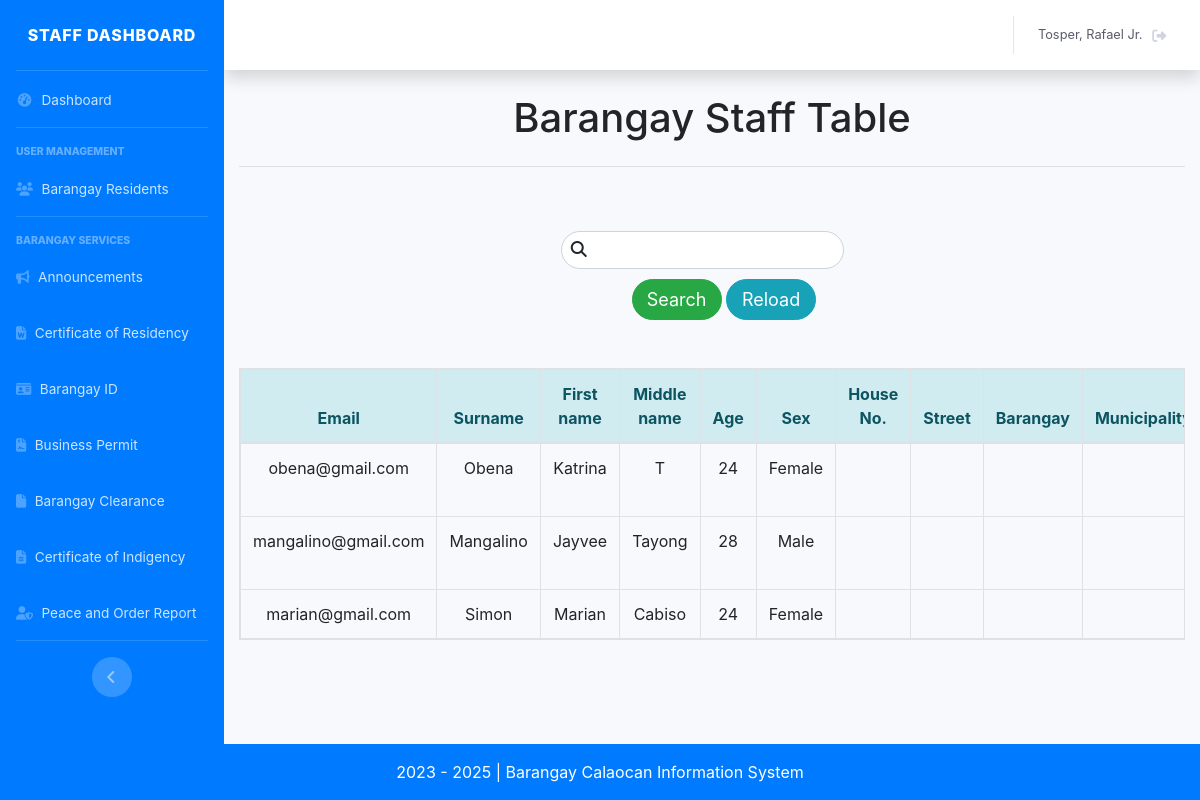
The page /staff_table_totalstaff.php (signed in) on the database its author committed.
### tables this page shows
CREATE TABLE `tbl_user` (
  `id_user` int(11) NOT NULL,
  `email` varchar(255) NOT NULL,
  `password` varchar(255) NOT NULL,
  `lname` varchar(255) NOT NULL,
  `fname` varchar(255) NOT NULL,
  `mi` varchar(255) NOT NULL,
  `age` int(11) NOT NULL,
  `sex` varchar(255) NOT NULL,
  `address` varchar(255) NOT NULL,
  `contact` varchar(255) NOT NULL,
  `position` varchar(255) NOT NULL,
  `role` varchar(255) NOT NULL,
  `addedby` varchar(255) DEFAULT NULL
);

### classes/staff.class.php (called while the page is built, shortened)
<?php
    class StaffClass extends BMISClass {
        public function view_staff(){
            $connection = $this->openConn();
            $stmt = $connection->prepare("SELECT * from tbl_user");
            $stmt->execute();
            $view = $stmt->fetchAll();
            return $view;
        }
    }
?>

### admn_table_totalstaff_search.php (the view, shortened to what this page needs)
<?php
	require 'classes/conn.php';
	if(isset($_POST['search_totalstaff'])){
		$keyword = $_POST['keyword'];
?>
<table class="table table-hover table-bordered text-center table-responsive" >
	<thead class="alert-info">
		<tr>
			<th> Email </th>
			<th> Surname </th>
			<th> First name </th>
			<th> Middle name </th>
			<th> Age </th>
			<th> Sex </th>
			<th> Status </th>
			<th> House No. </th>
			<th> Street </th>
			<th> Barangay </th>
			<th> Municipality </th>
			<th> Contact # </th>
			<th> Position </th>
		</tr>
	</thead>
	<tbody>
		<?php
			$stmnt = $conn->prepare("SELECT * FROM `tbl_user` WHERE `lname` LIKE '%$keyword%' or  `mi` LIKE '%$keyword%' or  `fname` LIKE '%$keyword%'
			or `age` LIKE '%$keyword%' or  `sex` LIKE '%$keyword%' or  `address` LIKE '%$keyword%' or  `contact` LIKE '%$keyword%'
			or `email` LIKE '%$keyword%'");
			$stmnt->execute();
			while($view = $stmnt->fetch()){
		?>
			<tr>
				<td> <?= $view['email'];?> </td>
				<td> <?= $view['lname'];?> </td>
				<td> <?= $view['fname'];?> </td>
				<td> <?= $view['mi'];?> </td>
				<td> <?= $view['age'];?> </td>
				<td> <?= $view['sex'];?> </td>
				<td> <?= $view['houseno'];?> </td>
                <td> <?= $view['street'];?> </td>
                <td> <?= $view['brgy'];?> </td>
                <td> <?= $view['municipal'];?> </td>
				<td> <?= $view['contact'];?> </td>
				<td> <?= $view['position'];?> </td>
			</tr>
		<?php
		}
		?>
	</tbody>
</table>
<?php
	}else{
?>
<table class="table table-hover table-bordered text-center table-responsive">
	<thead class="alert-info">
		<tr>
			<th> Email </th>
			<th> Surname </th>
			<th> First name </th>
			<th> Middle name </th>
			<th> Age </th>
			<th> Sex </th>
			<th> House No. </th>
			<th> Street </th>
			<th> Barangay </th>
			<th> Municipality </th>
		</tr>
	</thead>
	<tbody>
		<?php if(is_array($view)) {?>
			<?php foreach($view as $view) {?>
				<tr>
					<td> <?= $view['email'];?> </td>
					<td> <?= $view['lname'];?> </td>
					<td> <?= $view['fname'];?> </td>
					<td> <?= $view['mi'];?> </td>
					<td> <?= $view['age'];?> </td>
					<td> <?= $view['sex'];?> </td>
					<td> <?= $view['houseno'];?> </td>
					<td> <?= $view['street'];?> </td>
					<td> <?= $view['brgy'];?> </td>
					<td> <?= $view['municipal'];?> </td>
				</tr>
			<?php
				}
			?>
		<?php
			}
		?>
	</tbody>
</table>
<link href="customcss/regiformstyle.css" rel="stylesheet" type="text/css">
<link href="bootstrap/css/bootstrap.css" rel="stylesheet" type="text/css">
<?php
	}
?>

### css/regiformstyle.css (style rules this page uses)
body { background-color:#fff !important; }

### rows shown on the page
tbl_user: email "obena@gmail.com", lname "Obena", fname "Katrina", mi "T", age "24", sex "Female"
tbl_user: email "mangalino@gmail.com", lname "Mangalino", fname "Jayvee", mi "Tayong", age "28", sex "Male"
tbl_user: email "marian@gmail.com", lname "Simon", fname "Marian", mi "Cabiso", age "24", sex "Female"

### other values the page prints
$userdetails['surname'] "Tosper"
$userdetails['firstname'] "Rafael Jr."
